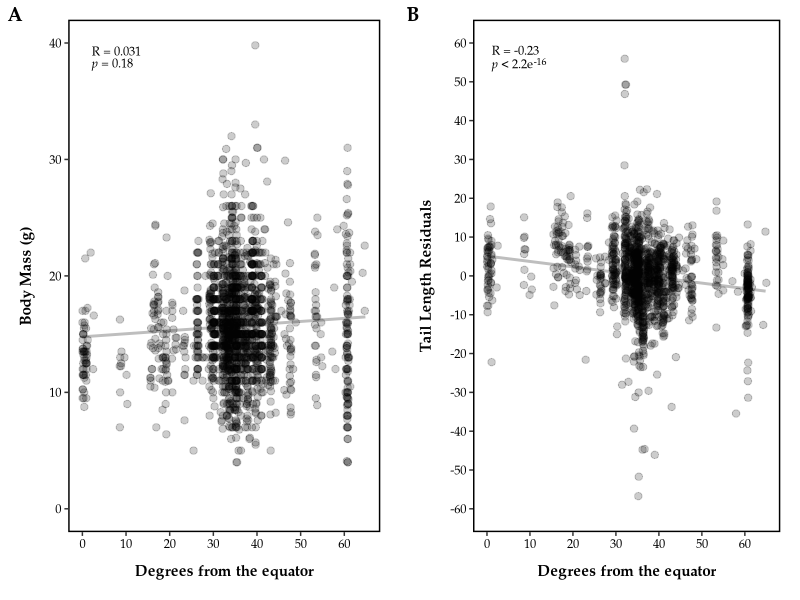

This chart was generated by the following R code: (Note: this script raises an error after producing the figure.)
#!/usr/bin/env Rscript --vanilla

##############################################################
# Author: Mallory A. Ballinger
# Script first created: 26-Feb-2021
# Script last updated:  26-Feb-2021


# This script plots body weight and tail length from all dowloaded entries
# of North and South American house mice from VertNet.
# This script generates Figure S1 in Ballinger_et_al_2021_AmNat


##############################################################
# Required packages
##############################################################

rm(list = ls()) # clear R's environment
library(tidyverse)
library(here)
library(cowplot)
library(ggtext)

##############################################################
# Import data
##############################################################

VertNetMetaData <- read_csv(here("data/processed/VertNet_Mus_processed.csv"),
                            col_types = cols(.default = col_character(),
                                             totallength_mm = col_double(),
                                             taillength_mm = col_double(),
                                             hindfootlength_mm = col_double(),
                                             earlength_mm = col_double(),
                                             bodyweight_g = col_double(),
                                             bodylength_mm = col_double(),
                                             year = col_double(),
                                             decimallatitude = col_double(),
                                             decimallongitude = col_double(),
                                             lengthinmm = col_double(),
                                             lengthunitsinferred = col_double(),
                                             massing = col_double(),
                                             massunitsinferred = col_double())) %>% # I first used guess_max = Inf to figure out what the column specifications are
  select(references, dynamicproperties, totallength_mm, taillength_mm, hindfootlength_mm, 
         earlength_mm, bodyweight_g, bodylength_mm, sex, lifestage, reproductivecondition,
         continent, country, stateprovince, decimallatitude, decimallongitude) %>%
  filter(continent == "North America" | continent == "South America") %>%
  filter(is.na(lifestage) | lifestage != "subadult") %>% # everything but subadult (including NAs)
  filter(is.na(lifestage) | lifestage != "undetermined") %>% # everything but undetermined (including NAs)
  filter(is.na(reproductivecondition) | reproductivecondition != "preg") %>% # everything but pregnant mice (including NAs)
  filter(sex == "female" | sex == "male") %>% # only males and females
  mutate(abslat = abs(decimallatitude),sex = as.factor(sex), lifestage = as.factor(lifestage)) %>%
  mutate_if(is.factor, fct_explicit_na, na_level = 'NA') %>% # let's you relevel NAs (I think)
  mutate(lifestage = fct_relevel(lifestage, "NA", "adult"))


##############################################################
# Data and Model testing
##############################################################
# is body weight normally distributed?
#hist(VertNetMetaData$taillength_mm, breaks = 50)
lmBW <- lm(bodyweight_g~abslat, data=VertNetMetaData)
# summary(lmBW)
# hist(resid(lmBW), breaks = 25)
# qqnorm(resid(lmBW))
# qqline(resid(lmBW))
# shapiro.test(resid(lmBW)) # not normally distributed - will have to use Spearman correlation

# is tail length normally distributed?
lmTLBW <- lm(taillength_mm~bodyweight_g, data=VertNetMetaData,
             na.action = na.exclude)
# #summary(lmTL)
# #plot(lmTL$residuals)
# hist(lmTLBW$residuals, breaks = 25)
# qqnorm(resid(lmTLBW))
# qqline(resid(lmTLBW))
# shapiro.test(resid(lmTLBW))

# Based on outlier tests (see 202101_VerNet_metadata.Rmd), any tail length less than 40 and greater than 120 are clear outliers
VertNetTail <- VertNetMetaData %>%
  filter(taillength_mm > 40, taillength_mm < 120)

lmTLBW.2 <- lm(taillength_mm~bodyweight_g, data = VertNetTail,
               na.action = na.exclude)
# hist(lmTLBW.2$residuals, breaks = 25)
# qqnorm(resid(lmTLBW.2))
# qqline(resid(lmTLBW.2))
# shapiro.test(resid(lmTLBW.2)) # still not normally distributed, but will use Spearman correlation

VertNetTail$Resids_TLBW <- resid(lmTLBW.2)

VertNetMetaData$Resids_TLBW <- resid(lmTLBW)



##############################################################
# Test for correlation between body weight and tail length
##############################################################
# # Bergmann's rule
# 
# # Pearson correlation since data are normally distributed
# corrBW <- cor.test(x = VertNetMetaData$abslat, y = VertNetMetaData$bodyweight_g, method = 'spearman')
# corrBW
# # rho = 0.031
# # p-value = 0.1786
# 
# 
# # R-squared value from linear model
# lmBW <- lm(bodyweight_g~abslat, data=VertNetMetaData)
# summary(lmBW)
# # adj R-squared = 0.0055
# 
# 
# # Allen's rule
# 
# #Spearman's correlation
# corrTL <- cor.test(x = VertNetMetaData$abslat, y = VertNetMetaData$Resids_TLBW, method = 'spearman') # not normally distributed, so need to use spearman
# corrTL
# # rho = -0.23
# # p < 2.2 x 10(-16)
# 
# # R-squared value from linear model
# lmTAIL <- lm(taillength_mm~bodyweight_g + abslat,
#              data = VertNetMetaData)
# summary(lmTAIL)
# # adj R-squared = 0.207
# # p < 2.2e-16






##############################################################
# Plot body weight and tail length vs. abs lat
##############################################################
# Bergmann's rule

Berg <-
  ggplot(data=VertNetMetaData, aes(x = abslat, y = bodyweight_g)) +
  geom_smooth(color = "gray", fill = "gray", linetype = "solid", method = "lm", se = FALSE) +
  geom_jitter(size = 2.2, height = 0, width = 0.2, alpha = 0.2) +
  scale_x_continuous(breaks = seq(from=0, to=65, by=10), labels = seq(from=0, to=65, by=10), limits = c(0,65)) +
  scale_y_continuous(breaks = seq(from=0, to=40, by=10), labels = seq(from=0, to=40, by=10), limits = c(0,40)) +
  theme_bw() + 
  theme(panel.border = element_rect(color = "black", fill = NA, size = 1),
        panel.grid.major = element_blank(), panel.grid.minor = element_blank(),
        axis.title.x = element_text(margin = margin(t = 10), size = 11, face = "bold", family = "Palatino"),
        axis.title.y = element_text(margin = margin(r = 10), size = 11, face = "bold", family = "Palatino"),
        axis.text.x = element_text(size = 9, color = "black", family = "Palatino"),
        axis.text.y = element_text(size = 9, color = "black", family = "Palatino"),
        legend.position = "none",
        plot.tag = element_markdown(family = "Palatino", size = 9, color = "black", hjust = 0), # need to use element_markdown since using ggtext
        plot.tag.position = c(0.2,0.93),
        plot.margin = unit(c(0.5, 0.5, 0.5, 0.5), "cm")) +
  theme(plot.title = element_text(size = 14, face = "bold", hjust = 0.5, family = "Palatino")) +
  labs(x = "Degrees from the equator",
       y = "Body Mass (g)",
       tag = "R = 0.031  
       *p* = 0.18")


Allen <-
  ggplot(data=VertNetMetaData, aes(x = abslat, y = Resids_TLBW)) +
  geom_smooth(color = "gray", fill = "gray", linetype = "solid", method = "lm", se = FALSE) +
  geom_jitter(size = 2.2, height = 0, width = 0.2, alpha = 0.2) +
  scale_x_continuous(breaks = seq(from=0, to=65, by=10), labels = seq(from=0, to=65, by=10), limits = c(0,65)) +
  scale_y_continuous(breaks = seq(from=-60, to=60, by=10), labels = seq(from=-60, to=60, by=10), limits = c(-60,60)) +
  theme_bw() + 
  theme(panel.border = element_rect(color = "black", fill = NA, size = 1),
        panel.grid.major = element_blank(), panel.grid.minor = element_blank(),
        axis.title.x = element_text(margin = margin(t = 10), size = 11, face = "bold", family = "Palatino"),
        axis.title.y = element_text(margin = margin(r = 8), size = 11, face = "bold", family = "Palatino"),
        axis.text.x = element_text(size = 9, color = "black", family = "Palatino"),
        axis.text.y = element_text(size = 9, color = "black", family = "Palatino"),
        legend.position = "none",
        plot.tag = element_markdown(family = "Palatino", size = 9, color = "black", hjust = 0), # need to use element_markdown since using ggtext
        plot.tag.position = c(0.2,0.93),
        plot.margin = unit(c(0.5, 0.5, 0.5, 0.5), "cm")) +
  labs(x = "Degrees from the equator",
       y = "Tail Length Residuals",
       tag = "R = -0.23  
       *p* < 2.2e<sup>-16</sup>")


cowplot::plot_grid(Berg, Allen, labels = c('A', 'B'), ncol = 2, nrow = 1, label_fontfamily = "Palatino")

ggsave("figures/VertNet_metadata.tiff", height = 4, width = 9, compression = "lzw")
ggsave("figures/VertNet_metadata.pdf", height = 4, width = 9)

dev.off()